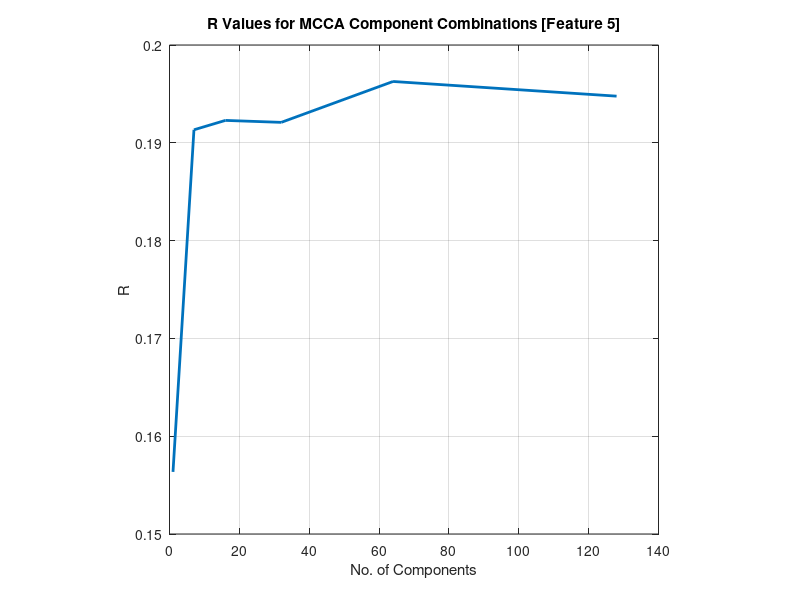

Write MATLAB code to recreate this figure. (Note: this script raises an error after producing the figure.)
clear variables
close all

addpath libs/cnsp_utils
addpath libs/cnsp_utils/cnd
addpath libs/mTRF-Toolbox_v2/mtrf
addpath libs/NoiseTools
addpath eeglab2021.1

%%
stimIdx = 5;

%%
% Compare no. of compnents

% feature 3: 
% x = [1,4,5,16,32,128];
% y = [0.17051,0.18946,0.1925,0.1937,0.19223,0.1876];

% feature 4: 
% x = [1,3,7,16,128];
% y = [0.11822,0.12549,0.12734,0.12375,0.10694];

% feature 5: 
x = [1,7,16,32,64,128];
y = [0.15635,0.19133,0.19229,0.19209, 0.19627,0.19477];

plot(x,y,'linewidth',2),
title('R Values for MCCA Component Combinations [Feature 5]')
xlabel('No. of Components')
ylabel('R')
axis square, grid on
run prepExport.m

%%
r_file = 'results_mcca_32/cmb_rvals_32_feature5.mat'; 
rVals = load(r_file,'rVals').rVals;

curr = zeros(20,1);
for row = 1:20
    total = 0;
    for col = 1:size(rVals,2)
        val = rVals(row,col);
        total = total + abs(val);
    end
    total = total / size(rVals,2);
    curr(row, 1) = total;
end

name = 'basic mcca';
h = bar(curr);
set(h, {'DisplayName'}, {name}')
run prepExport.m

%testAccuracy(curr(:, model));
disp(['Mean r for ', name, ' = ',num2str(mean(curr(:,1)))])

%% Compare r values

stimIdx = 5;

indiv_r_file = ['results_indiv/sub1_rvals_32_feature', num2str(stimIdx), '.mat'];
indivR = load(indiv_r_file,'rVals').rVals;

avg_r_file = ['results_avg/avg2sub0_rvals_32_feature', num2str(stimIdx), '.mat'];
avgR = load(avg_r_file,'rVals').rVals;

mcca_r_file = ['results_mcca_32/cmb_rvals_32_feature', num2str(stimIdx), '.mat'];
mccaR = load(mcca_r_file,'rVals').rVals;

data = {indivR;avgR;mccaR};
curr = zeros(20,3);

for i = 1:3
    currData = data{i,:};
    for row = 1:20
        total = 0;
        for col = 1:size(currData,2)
            val = currData(row,col);
            total = total + abs(val);
        end
        total = total / size(currData,2);
        curr(row, i) = total;
    end
end

h = bar(curr);
set(h, {'DisplayName'}, {'Individual','Average','MCCA'}')
title('R Values Per Observation'), xlabel('Observation'), ylabel('R')
run prepExport.m
legend() 

names = ["Individual","Average", "MCCA"];
for model = 1:3
    %testAccuracy(curr(:, model));
    msg = "Mean r for " + names(model) + " [feature " + num2str(stimIdx) +"] = " + num2str(mean(curr(:,model)));
    disp(msg)
end


%% evaluating individual components

stimIdx = 5;

curr = zeros(20,16);

for i = 1:16
    filename = ['mcca/comps/res/comp', num2str(i), 'sub0_rvals_32_feature', num2str(stimIdx),'.mat'];
    rVals = load(filename,'rVals').rVals;
    currData = rVals;
    for row = 1:20
        total = 0;
        for col = 1:size(currData,2)
            val = currData(row,col);
            total = total + abs(val);
        end
        total = total / size(currData,2);
        curr(row, i) = total;
    end
end

means = zeros(16,1);
for j = 1:16
    %testAccuracy(curr(:, model));
    disp(['Mean r for component ', num2str(j), ' [feature ', num2str(stimIdx), '] = ',num2str(mean(curr(:,j)))])
    means(j,1) = mean(curr(:,j));
end

h = bar(means);
theTitle = ['Mean R Value Per Component [Feature', num2str(stimIdx), ']'];
title(theTitle), xlabel('Component'), ylabel('R')
run prepExport.m

%%

% Loading mcca model data
modelFilename = ['results_mcca_32/presub0_model_32_feature', num2str(stimIdx), '.mat'];
disp(['Loading model data: ','sub0_model_32_feature', num2str(stimIdx), '.mat']);
mccaModel = load(modelFilename,'modelAll').modelAll;

% Loading avg model data
avgModelFilename = ['results_avg/avg2sub0_model_32_feature', num2str(stimIdx), '.mat'];
disp(['Loading model data: ','avg2sub0_model_32_feature', num2str(stimIdx), '.mat']);
avgModel = load(avgModelFilename,'modelAll').modelAll;


mccaAvgModel = plotTRF(mccaModel);
plotGFP(mccaAvgModel);

avgAvgModel = plotTRF(avgModel);
plotGFP(avgAvgModel);

%%

% Loading mcca prediction data
mccaFile = ['results_mcca_32/presub0_pred_32_feature', num2str(stimIdx), '.mat'];
disp(['Loading model data: ','sub0_pred_32_feature', num2str(stimIdx), '.mat']);

% Loading avg prediction data
avgFile = ['results_avg/avg2sub0_pred_32_feature', num2str(stimIdx), '.mat'];
disp(['Loading model data: ','avg2sub0_pred_32_feature', num2str(stimIdx), '.mat']);

% Loading stimulus data
stimFile = 'stim_input_files/dataStim_32.mat';
disp('Loading model data: dataStim_32.mat');
stim = load(stimFile,'stim').stim;

valsMCCA = [];
valsAvg = [];
for i = 1:20
    mccaPred = load(mccaFile,'predAll').predAll{i};

    avgPred = load(avgFile,'predAll').predAll{i};
    avgPred = avgPred(1:size(mccaPred,1),:);

    feature = stim.data{stimIdx,i};
    feature = feature(1:size(mccaPred,1),:);
    
    mccaCorr = corrcoef(feature,mccaPred);
    valsMCCA = [valsMCCA mccaCorr(1,2)];
    avgCorr = corrcoef(feature,avgPred);
    valsAvg = [valsAvg avgCorr(1,2)];
end

disp(['Mean corr for MCCA = ',num2str(mean(valsMCCA))])
disp(['Mean corr for Avg = ',num2str(mean(valsAvg))])

%%

function testAccuracy(rAll)
    for i = 1:20
        r = rAll(i);
        subplot(2,2,4), bar(1,0.07006), hold on, bar(2,r), hold off
        set(gca,'xtick',1:2,'xticklabel',{'Val.','Test'}), axis square, grid on
        title('Model Performance'), xlabel('Dataset'), ylabel('Correlation')
    end
    drawnow;
end

function plotGFP(avgModel)
    % Plot GFP
    subplot(1,2,2)
    tmin = -200;
    tmax = 600;
    mTRFplot(avgModel,'gfp',[],'all',[tmin+50,tmax-50]);
    title('Global Field Power')
    run prepExport.m
    
    drawnow;
end

function [avgModel] = plotTRF(modelAll)
    % todo: don't hardcode (what do you mean? where would I get it?)
    tmin = -200;
    tmax = 600;

    % Plot average TRF
    avgModel = mTRFmodelAvg(modelAll,0);

    % Plot avg TRF model
    subplot(1,2,1)

    el = 1;
    mTRFplot(avgModel,'trf',[],el, [tmin+50,tmax-50]);

    %plot(avgModel.t,squeeze(avgModel.w))
    title('Envelope avgTRF')
    ylabel('Magnitude (a.u.)')

    axis square
    run prepExport.m
    drawnow;
end

function thisSTI = calcSTI(filename)
% Gets STI given audio filename    
    info = audioinfo(filename);
    fs = info.SampleRate;
    data = audioread(filename);
    thisSTI = STI(data, fs);
    hold on
    plot(data, 'DisplayName', filename)
end